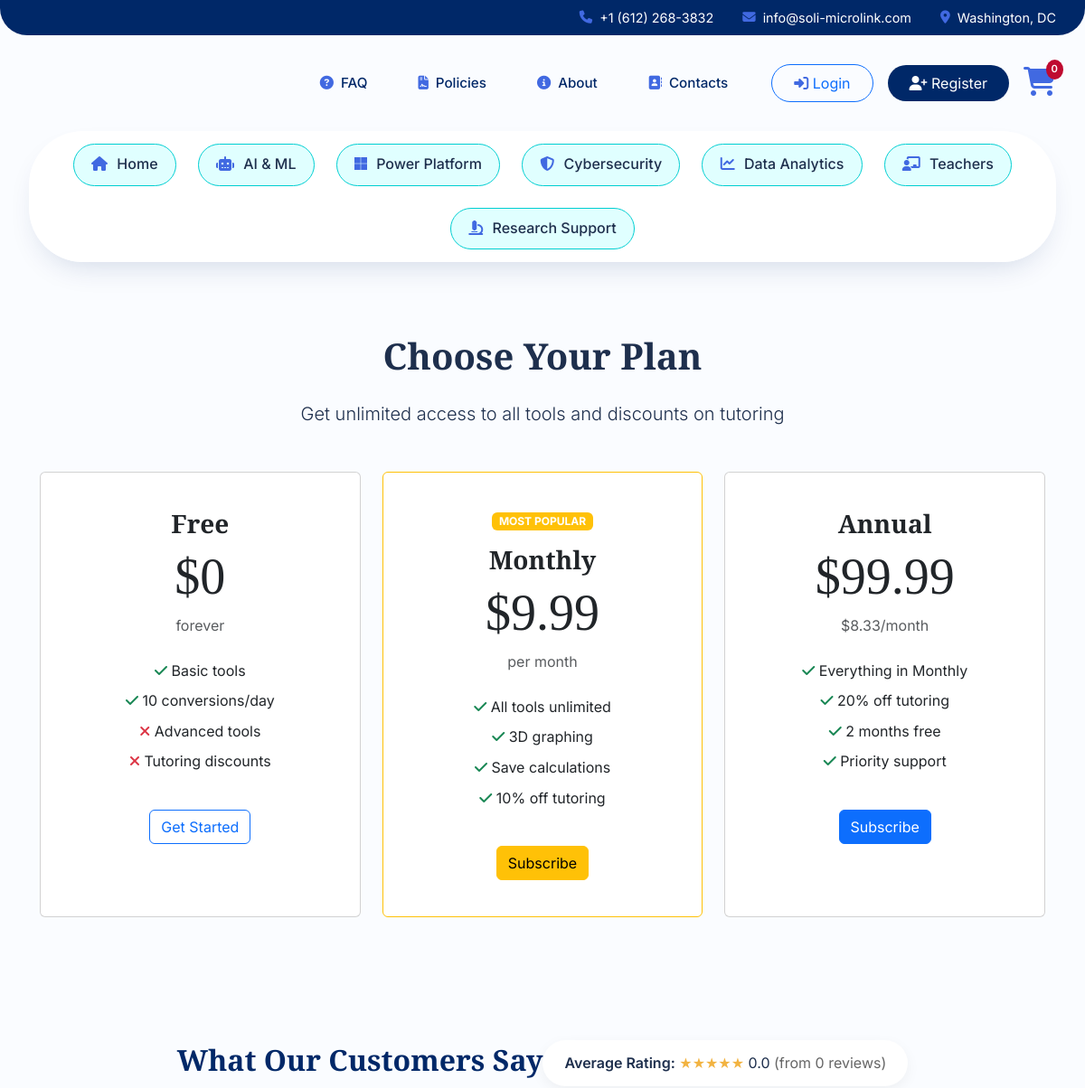
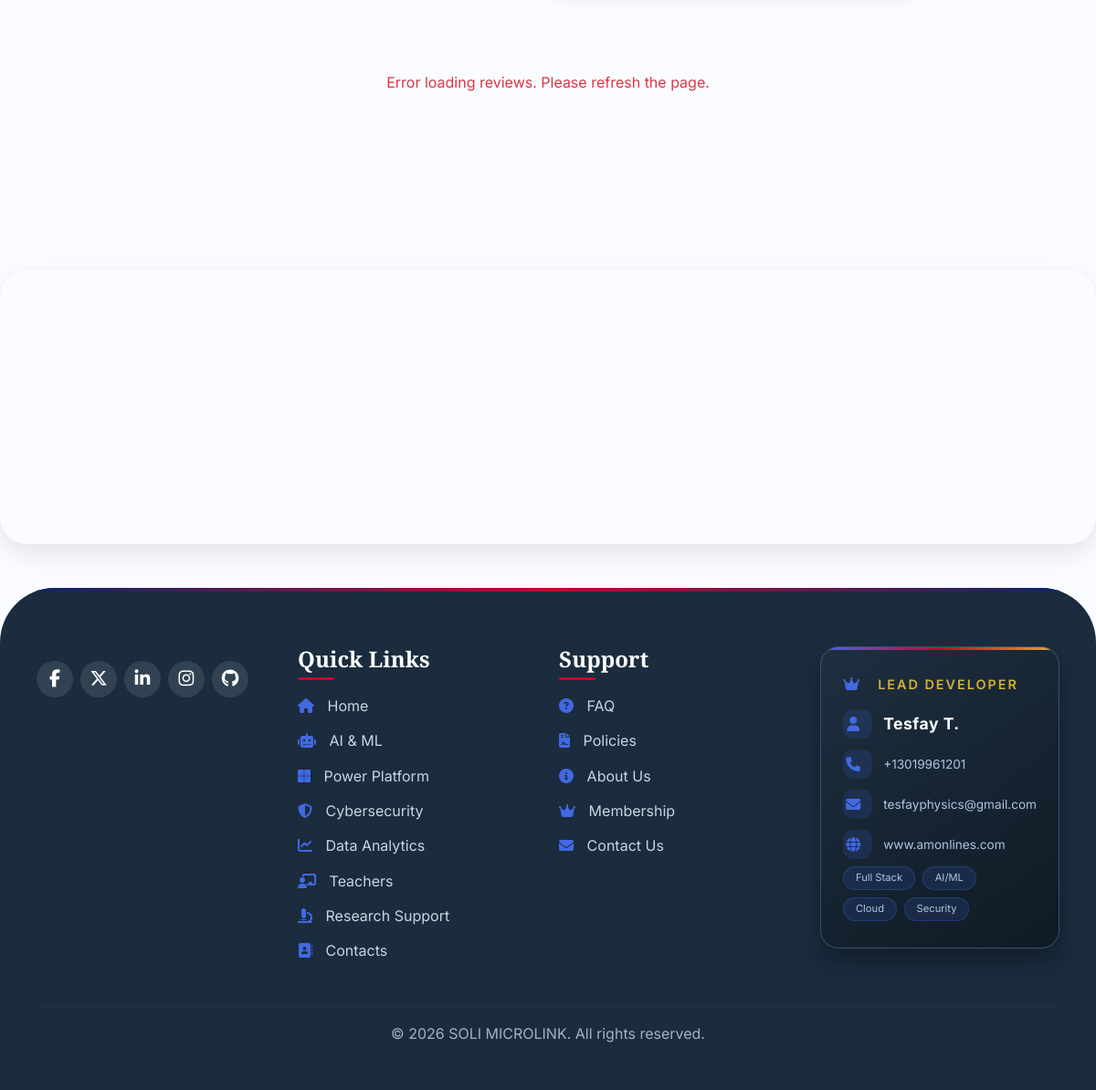
The app's page /subscribe with its own data (2 pictures, top to bottom).
### backend/app.py (models this page shows)
class Setting(db.Model):
    __tablename__ = 'settings'
    id = db.Column(db.Integer, primary_key=True)
    key = db.Column(db.String(100), unique=True, nullable=False)
    value = db.Column(db.Text, nullable=False)
    type = db.Column(db.String(50), default='text')  # text, image, json
    created_at = db.Column(db.DateTime, default=datetime.utcnow)
    updated_at = db.Column(db.DateTime, default=datetime.utcnow, onupdate=datetime.utcnow)

### backend/app.py (the view)
@app.route('/subscribe')
def subscribe_page():
    return render_template('subscribe.html')

### frontend/templates/subscribe.html (shortened to what this page needs)
{% extends "base.html" %}
{% block content %}
<div class="container py-5">
    <h1 class="text-center mb-4">Choose Your Plan</h1>
    <p class="text-center lead mb-5">Get unlimited access to all tools and discounts on tutoring</p>
    <div class="row justify-content-center">
        <div class="col-md-4 mb-4">
            <div class="card h-100 text-center p-4">
                <div class="card-body">
                    <h3>Free</h3>
                    <h2 class="display-4">$0</h2>
                    <p class="text-muted">forever</p>
                    <ul class="list-unstyled mt-4">
                        <li class="mb-2"><i class="fas fa-check text-success"></i> Basic tools</li>
                        <li class="mb-2"><i class="fas fa-check text-success"></i> 10 conversions/day</li>
                        <li class="mb-2"><i class="fas fa-times text-danger"></i> Advanced tools</li>
                        <li class="mb-2"><i class="fas fa-times text-danger"></i> Tutoring discounts</li>
                    </ul>
                    <a href="{{ url_for('register') }}" class="btn btn-outline-primary mt-4">Get Started</a>
                </div>
            </div>
        </div>
        <div class="col-md-4 mb-4">
            <div class="card h-100 text-center p-4 border-warning">
                <div class="card-body">
                    <span class="badge bg-warning mb-3">MOST POPULAR</span>
                    <h3>Monthly</h3>
                    <h2 class="display-4">$9.99</h2>
                    <p class="text-muted">per month</p>
                    <ul class="list-unstyled mt-4">
                        <li class="mb-2"><i class="fas fa-check text-success"></i> All tools unlimited</li>
                        <li class="mb-2"><i class="fas fa-check text-success"></i> 3D graphing</li>
                        <li class="mb-2"><i class="fas fa-check text-success"></i> Save calculations</li>
                        <li class="mb-2"><i class="fas fa-check text-success"></i> 10% off tutoring</li>
                    </ul>
                    <button class="btn btn-warning mt-4 subscribe-btn" data-plan="monthly">Subscribe</button>
                </div>
            </div>
        </div>
        <div class="col-md-4 mb-4">
            <div class="card h-100 text-center p-4">
                <div class="card-body">
                    <h3>Annual</h3>
                    <h2 class="display-4">$99.99</h2>
                    <p class="text-muted">$8.33/month</p>
                    <ul class="list-unstyled mt-4">
                        <li class="mb-2"><i class="fas fa-check text-success"></i> Everything in Monthly</li>
                        <li class="mb-2"><i class="fas fa-check text-success"></i> 20% off tutoring</li>
                        <li class="mb-2"><i class="fas fa-check text-success"></i> 2 months free</li>
                        <li class="mb-2"><i class="fas fa-check text-success"></i> Priority support</li>
                    </ul>
                    <button class="btn btn-primary mt-4 subscribe-btn" data-plan="annual">Subscribe</button>
                </div>
            </div>
        </div>
    </div>
</div>
{% endblock %}

### frontend/templates/base.html (shortened to what this page needs)
<!DOCTYPE html>
<html lang="en">
<head>
    <link rel="stylesheet" href="https://cdnjs.cloudflare.com/ajax/libs/font-awesome/6.5.1/css/all.min.css">
    <link rel="stylesheet" href="https://cdn.jsdelivr.net/npm/swiper@11/swiper-bundle.min.css" />
    <link href="https://cdn.jsdelivr.net/npm/bootstrap@5.3.0/dist/css/bootstrap.min.css" rel="stylesheet">
    <link href="https://unpkg.com/aos@2.3.1/dist/aos.css" rel="stylesheet">
</head>
<body>
    <div class="top-contact-bar">
        <div class="contact-container">
            <a href="tel:{{ settings.get('footer_phone', '+16122683832') }}">
                <i class="fas fa-phone"></i> {{ settings.get('footer_phone', '+1 (612) 268-3832') }}
            </a>
            <a href="mailto:{{ settings.get('footer_email', 'info@solmicrolink.com') }}">
                <i class="fas fa-envelope"></i> {{ settings.get('footer_email', 'info@solmicrolink.com') }}
            </a>
            <a href="https://www.google.com/maps/search/?api=1&query=3636+16th+st+NW+Washington+DC+20010" target="_blank">
                <i class="fas fa-map-marker-alt"></i> Washington, DC
            </a>
        </div>
    </div>
    <div class="page-wrapper">
        <div class="main-header" data-aos="fade-down">
            <div class="header-actions">
                <div class="page-links">
                    <a href="{{ url_for('faq_page') }}">
                        <i class="fas fa-question-circle"></i> FAQ
                    </a>
                    <a href="{{ url_for('policies_list') }}">
                        <i class="fas fa-file-contract"></i> Policies
                    </a>
                    <a href="{{ url_for('about_page') }}">
                        <i class="fas fa-info-circle"></i> About
                    </a>
                    <a href="{{ url_for('contact_page') }}">
                        <i class="fas fa-address-book"></i> Contacts
                    </a>
                </div>
                <div class="user-menu">
                    {% if session.user_id %}
                    <div class="user-dropdown">
                        <button class="user-dropdown-btn">
                            <i class="fas fa-user-circle"></i> {{ session.user_name }}
                            <i class="fas fa-chevron-down"></i>
                        </button>
                        <div class="user-dropdown-content">
                            <a href="{{ url_for('profile') }}"><i class="fas fa-id-card"></i> My Profile</a>
                            <a href="{{ url_for('view_cart') }}"><i class="fas fa-shopping-cart"></i> My Cart</a>
                            <a href="{{ url_for('subscribe_page') }}"><i class="fas fa-crown"></i> Membership</a>
                            {% if session.is_admin %}
                            <a href="{{ url_for('admin_dashboard') }}"><i class="fas fa-cog"></i> Admin Panel</a>
                            {% endif %}
                            <hr style="margin: 0.5rem 0;">
                            <a href="{{ url_for('logout') }}"><i class="fas fa-sign-out-alt"></i> Logout</a>
                        </div>
                    </div>
                    {% else %}
                    <a href="{{ url_for('login') }}" class="btn btn-outline-primary" style="border-radius: 60px; padding: 0.5rem 1.5rem;">
                        <i class="fas fa-sign-in-alt" style="color: #4169E1;"></i> Login
                    </a>
                    <a href="{{ url_for('register') }}" class="btn btn-primary" style="background: #002868; border: none; border-radius: 60px; padding: 0.5rem 1.5rem;">
                        <i class="fas fa-user-plus" style="color: white;"></i> Register
                    </a>
                    {% endif %}
                    <a href="{{ url_for('view_cart') }}" class="cart-badge">
                        <i class="fas fa-shopping-cart fa-2x"></i>
                        <span class="cart-count">{{ cart_items_count }}</span>
                    </a>
                </div>
            </div>
        </div>
        <nav class="main-nav" id="mainNav" data-aos="fade-up" data-aos-delay="200">
            <a href="{{ url_for('index') }}" class="{% if request.path == url_for('index') %}active{% endif %}">
                <i class="fas fa-home"></i> Home
            </a>
            <a href="{{ url_for('training_ai_ml') }}" class="{% if request.path == url_for('training_ai_ml') %}active{% endif %}">
                <i class="fas fa-robot"></i> AI & ML
            </a>
            <a href="{{ url_for('training_power_platform') }}" class="{% if request.path == url_for('training_power_platform') %}active{% endif %}">
                <i class="fab fa-microsoft"></i> Power Platform
            </a>
            <a href="{{ url_for('training_cybersecurity') }}" class="{% if request.path == url_for('training_cybersecurity') %}active{% endif %}">
                <i class="fas fa-shield-alt"></i> Cybersecurity
            </a>
            <a href="{{ url_for('data_analytics_page') }}" class="{% if request.path == url_for('data_analytics_page') %}active{% endif %}">
                <i class="fas fa-chart-line"></i> Data Analytics
            </a>
            <a href="{{ url_for('teachers_page') }}" class="{% if request.path == url_for('teachers_page') %}active{% endif %}">
                <i class="fas fa-chalkboard-teacher"></i> Teachers
            </a>
            <a href="{{ url_for('research_support_page') }}" class="{% if request.path == url_for('research_support_page') %}active{% endif %}">
                <i class="fas fa-microscope"></i> Research Support
            </a>
        </nav>
        {% block content %}{% endblock %}
    </div>
    <div class="page-wrapper">
        <div class="reviews-container">
            <div style="display: flex; justify-content: space-between; align-items: center; margin-bottom: 2rem; flex-wrap: wrap;">
                <h2 style="font-size: 2rem; color: #002868;">What Our Customers Say</h2>
                <div id="averageRatingDisplay" style="background: white; padding: 0.8rem 1.5rem; border-radius: 60px; box-shadow: 0 5px 15px rgba(0,0,0,0.05);">
                    <span style="font-weight: 600;">Average Rating:</span>
                    <span id="globalAvgStars" style="color: #f2b341;">★★★★★</span>
                    <span id="globalAvgRatingValue">0.0</span>
                    <span style="color: #666;">(from <span id="globalTotalReviewsCount">0</span> reviews)</span>
                </div>
            </div>
            <div id="globalReviewsList" style="display: grid; gap: 1.5rem;">
            </div>
        </div>
    </div>
    <div class="map-container">
        <iframe
            src="https://www.google.com/maps/embed?pb=!1m18!1m12!1m3!1d3104.2!2d-77.0365!3d38.935!2m3!1f0!2f0!3f0!3m2!1i1024!2i768!4f13.1!3m3!1m2!1s0x89b7c123456789%3A0x123456789!2s3636+16th+St+NW%2C+Washington%2C+DC+20010!5e0!3m2!1sen!2sus!4v1"
            allowfullscreen=""
            loading="lazy">
        </iframe>
    </div>
    <div class="footer">
        <div class="footer-grid">
            <div class="footer-col">
                <div class="social-icons">
                    <a href="{{ settings.get('facebook_url', '#') }}" target="_blank"><i class="fab fa-facebook-f"></i></a>
                    <a href="{{ settings.get('twitter_url', '#') }}" target="_blank"><i class="fab fa-x-twitter"></i></a>
                    <a href="{{ settings.get('linkedin_url', '#') }}" target="_blank"><i class="fab fa-linkedin-in"></i></a>
                    <a href="{{ settings.get('instagram_url', '#') }}" target="_blank"><i class="fab fa-instagram"></i></a>
                    <a href="{{ settings.get('github_url', '#') }}" target="_blank"><i class="fab fa-github"></i></a>
                </div>
            </div>
            <div class="footer-col">
                <h4>Quick Links</h4>
                <ul class="footer-links">
                    <li><a href="{{ url_for('index') }}"><i class="fas fa-home"></i> Home</a></li>
                    <li><a href="{{ url_for('training_ai_ml') }}"><i class="fas fa-robot"></i> AI & ML</a></li>
                    <li><a href="{{ url_for('training_power_platform') }}"><i class="fab fa-microsoft"></i> Power Platform</a></li>
                    <li><a href="{{ url_for('training_cybersecurity') }}"><i class="fas fa-shield-alt"></i> Cybersecurity</a></li>
                    <li><a href="{{ url_for('data_analytics_page') }}"><i class="fas fa-chart-line"></i> Data Analytics</a></li>
                    <li><a href="{{ url_for('teachers_page') }}"><i class="fas fa-chalkboard-teacher"></i> Teachers</a></li>
                    <li><a href="{{ url_for('research_support_page') }}"><i class="fas fa-microscope"></i> Research Support</a></li>
                    <li><a href="{{ url_for('contact_page') }}"><i class="fas fa-address-book"></i> Contacts</a></li>
                </ul>
            </div>
            <div class="footer-col">
                <h4>Support</h4>
                <ul class="footer-links">
                    <li><a href="{{ url_for('faq_page') }}"><i class="fas fa-question-circle"></i> FAQ</a></li>
                    <li><a href="{{ url_for('policies_list') }}"><i class="fas fa-file-contract"></i> Policies</a></li>
                    <li><a href="{{ url_for('about_page') }}"><i class="fas fa-info-circle"></i> About Us</a></li>
                    <li><a href="{{ url_for('subscribe_page') }}"><i class="fas fa-crown"></i> Membership</a></li>
                    <li><a href="{{ url_for('contact_page') }}"><i class="fas fa-envelope"></i> Contact Us</a></li>
                </ul>
            </div>
            <div class="footer-col">
                <div class="developer-box">
                    <div class="developer-title">
                        <i class="fas fa-crown"></i> LEAD DEVELOPER
                    </div>
                    <div class="developer-details">
                        <div class="developer-item">
                            <div class="developer-icon">
                                <i class="fas fa-user"></i>
                            </div>
                            <div class="developer-info">
                                <span class="name">Tesfay T.</span>
                            </div>
                        </div>
                        <div class="developer-item">
                            <div class="developer-icon">
                                <i class="fas fa-phone"></i>
                            </div>
                            <div class="developer-info">
                                <a href="tel:+13019961201" class="contact-link">+13019961201</a>
                            </div>
                        </div>
                        <div class="developer-item">
                            <div class="developer-icon">
                                <i class="fas fa-envelope"></i>
                            </div>
                            <div class="developer-info">
                                <a href="mailto:tesfayphysics@gmail.com" class="contact-link">tesfayphysics@gmail.com</a>
                            </div>
                        </div>
                        <div class="developer-item">
                            <div class="developer-icon">
                                <i class="fas fa-globe"></i>
                            </div>
                            <div class="developer-info">
                                <a href="https://www.amonlines.com" target="_blank" class="contact-link">www.amonlines.com</a>
                            </div>
                        </div>
                    </div>
                    <div class="developer-tags">
                        <span class="developer-tag">Full Stack</span>
                        <span class="developer-tag">AI/ML</span>
                        <span class="developer-tag">Cloud</span>
                        <span class="developer-tag">Security</span>
                    </div>
                </div>
            </div>
        </div>
        <hr>
        <p style="text-align:center; opacity:0.7;">{{ settings.get('copyright_text', '© 2026 SOLI MICROLINK. All rights reserved.') }}</p>
    </div>
</body>
</html>

### records on screen
Setting: get "info@soli-microlink.com"
Setting: get "© 2026 SOLI MICROLINK. All rights reserved."

### other values on screen
{{ settings.get('footer_phone', '+1 (612) 268-3832') }} "+1 (612) 268-3832"
{{ cart_items_count }} "0"
